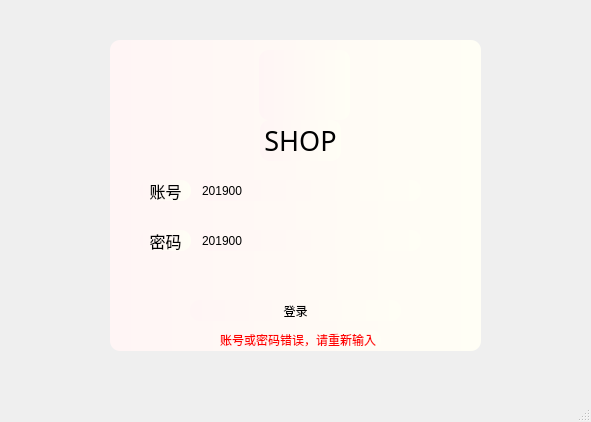
<?xml version="1.0" encoding="UTF-8"?>
<ui version="4.0">
 <class>WLogin</class>
 <widget class="QMainWindow" name="WLogin">
  <property name="geometry">
   <rect>
    <x>0</x>
    <y>0</y>
    <width>591</width>
    <height>422</height>
   </rect>
  </property>
  <property name="windowTitle">
   <string>MainWindow</string>
  </property>
  <widget class="QWidget" name="centralwidget">
   <widget class="QWidget" name="widget" native="true">
    <property name="geometry">
     <rect>
      <x>110</x>
      <y>40</y>
      <width>371</width>
      <height>311</height>
     </rect>
    </property>
    <property name="styleSheet">
     <string notr="true">background-color: qlineargradient(spread:pad, x1:0, y1:0, x2:1, y2:0, stop:0 rgb(255, 245, 245), stop:1 rgb(255, 254, 245));
border-radius:10px;</string>
    </property>
    <widget class="QLabel" name="label_3">
     <property name="geometry">
      <rect>
       <x>150</x>
       <y>80</y>
       <width>81</width>
       <height>41</height>
      </rect>
     </property>
     <property name="font">
      <font>
       <family>Adobe 黑体 Std R</family>
       <pointsize>20</pointsize>
      </font>
     </property>
     <property name="text">
      <string>SHOP</string>
     </property>
     <property name="alignment">
      <set>Qt::AlignCenter</set>
     </property>
    </widget>
    <widget class="QLineEdit" name="lineEdit">
     <property name="geometry">
      <rect>
       <x>90</x>
       <y>140</y>
       <width>221</width>
       <height>21</height>
      </rect>
     </property>
     <property name="text">
      <string>201900</string>
     </property>
    </widget>
    <widget class="QLineEdit" name="lineEdit_2">
     <property name="geometry">
      <rect>
       <x>90</x>
       <y>190</y>
       <width>221</width>
       <height>21</height>
      </rect>
     </property>
     <property name="text">
      <string>201900</string>
     </property>
    </widget>
    <widget class="QPushButton" name="pushButton">
     <property name="geometry">
      <rect>
       <x>80</x>
       <y>260</y>
       <width>211</width>
       <height>21</height>
      </rect>
     </property>
     <property name="cursor">
      <cursorShape>PointingHandCursor</cursorShape>
     </property>
     <property name="text">
      <string>登录</string>
     </property>
    </widget>
    <widget class="QLabel" name="label_error">
     <property name="geometry">
      <rect>
       <x>110</x>
       <y>290</y>
       <width>161</width>
       <height>20</height>
      </rect>
     </property>
     <property name="styleSheet">
      <string notr="true">color: rgb(255, 0, 0);</string>
     </property>
     <property name="text">
      <string>账号或密码错误，请重新输入</string>
     </property>
    </widget>
    <widget class="QLabel" name="label">
     <property name="geometry">
      <rect>
       <x>30</x>
       <y>140</y>
       <width>51</width>
       <height>21</height>
      </rect>
     </property>
     <property name="font">
      <font>
       <family>Adobe 宋体 Std L</family>
       <pointsize>12</pointsize>
      </font>
     </property>
     <property name="text">
      <string>账号</string>
     </property>
     <property name="alignment">
      <set>Qt::AlignCenter</set>
     </property>
    </widget>
    <widget class="QLabel" name="label_2">
     <property name="geometry">
      <rect>
       <x>30</x>
       <y>190</y>
       <width>51</width>
       <height>21</height>
      </rect>
     </property>
     <property name="font">
      <font>
       <family>Adobe 宋体 Std L</family>
       <pointsize>12</pointsize>
      </font>
     </property>
     <property name="text">
      <string>密码</string>
     </property>
     <property name="alignment">
      <set>Qt::AlignCenter</set>
     </property>
    </widget>
    <widget class="QLabel" name="label_4">
     <property name="geometry">
      <rect>
       <x>149</x>
       <y>10</y>
       <width>91</width>
       <height>70</height>
      </rect>
     </property>
     <property name="text">
      <string/>
     </property>
    </widget>
   </widget>
  </widget>
  <widget class="QMenuBar" name="menubar">
   <property name="geometry">
    <rect>
     <x>0</x>
     <y>0</y>
     <width>591</width>
     <height>26</height>
    </rect>
   </property>
  </widget>
  <widget class="QStatusBar" name="statusbar"/>
 </widget>
 <resources/>
 <connections/>
</ui>
